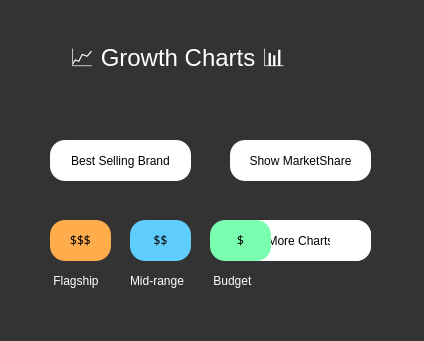
<?xml version="1.0" encoding="UTF-8"?>
<ui version="4.0">
 <class>Frame</class>
 <widget class="QFrame" name="Frame">
  <property name="enabled">
   <bool>true</bool>
  </property>
  <property name="geometry">
   <rect>
    <x>0</x>
    <y>0</y>
    <width>424</width>
    <height>341</height>
   </rect>
  </property>
  <property name="windowTitle">
   <string>Charts</string>
  </property>
  <property name="windowIcon">
   <iconset resource="project51.qrc">
    <normaloff>:/images/circle.png</normaloff>:/images/circle.png</iconset>
  </property>
  <property name="styleSheet">
   <string notr="true">#rbtnf{
background:rgb(255, 172, 76);
}
#rbtnm{
background:rgb(96, 205, 255);
}
#rbtnb{
background:rgb(121, 255, 175);
}
#rbtnf:hover{font-weight:bold}
#rbtnm:hover{font-weight:bold}
#rbtnb:hover{font-weight:bold}
QComboBox{
background-color:white;
border: none;
border-radius: 4px;
}
QRadioButton
{color:white;
}
QLabel
{color:white;
}
#Frame
{background:#333;
}
QPushButton
{background:white;
color:black;
border-radius:15px;
}
QPushButton:hover
{color:black;
border-radius:15px;
background:rgb(159, 255, 157);
}
QTextEdit
{background:rgb(255, 255, 255);
border-radius:15px;
}
QLineEdit
{background:transparent;
border:none;
color: white;
border-bottom:1px solid #e2e2e2;
}</string>
  </property>
  <widget class="QPushButton" name="btnshare">
   <property name="geometry">
    <rect>
     <x>230</x>
     <y>140</y>
     <width>141</width>
     <height>41</height>
    </rect>
   </property>
   <property name="text">
    <string>Show MarketShare</string>
   </property>
  </widget>
  <widget class="QPushButton" name="btnbest">
   <property name="geometry">
    <rect>
     <x>50</x>
     <y>140</y>
     <width>141</width>
     <height>41</height>
    </rect>
   </property>
   <property name="text">
    <string>Best Selling Brand</string>
   </property>
  </widget>
  <widget class="QPushButton" name="btnshow">
   <property name="geometry">
    <rect>
     <x>230</x>
     <y>220</y>
     <width>141</width>
     <height>41</height>
    </rect>
   </property>
   <property name="text">
    <string>More Charts</string>
   </property>
  </widget>
  <widget class="QPushButton" name="btnback">
   <property name="geometry">
    <rect>
     <x>330</x>
     <y>220</y>
     <width>41</width>
     <height>41</height>
    </rect>
   </property>
   <property name="text">
    <string/>
   </property>
   <property name="icon">
    <iconset resource="project51.qrc">
     <normaloff>:/images/back-arrow-1767531-1502435.png</normaloff>:/images/back-arrow-1767531-1502435.png</iconset>
   </property>
   <property name="iconSize">
    <size>
     <width>28</width>
     <height>28</height>
    </size>
   </property>
  </widget>
  <widget class="QLabel" name="label">
   <property name="geometry">
    <rect>
     <x>70</x>
     <y>40</y>
     <width>291</width>
     <height>41</height>
    </rect>
   </property>
   <property name="font">
    <font>
     <pointsize>18</pointsize>
    </font>
   </property>
   <property name="text">
    <string>📈 Growth Charts 📊</string>
   </property>
  </widget>
  <widget class="QPushButton" name="rbtnb">
   <property name="geometry">
    <rect>
     <x>210</x>
     <y>220</y>
     <width>61</width>
     <height>41</height>
    </rect>
   </property>
   <property name="font">
    <font>
     <family>Calibri Light</family>
     <pointsize>9</pointsize>
    </font>
   </property>
   <property name="text">
    <string>$</string>
   </property>
  </widget>
  <widget class="QPushButton" name="rbtnm">
   <property name="geometry">
    <rect>
     <x>130</x>
     <y>220</y>
     <width>61</width>
     <height>41</height>
    </rect>
   </property>
   <property name="font">
    <font>
     <family>Calibri Light</family>
     <pointsize>9</pointsize>
    </font>
   </property>
   <property name="text">
    <string>$$</string>
   </property>
  </widget>
  <widget class="QPushButton" name="rbtnf">
   <property name="geometry">
    <rect>
     <x>50</x>
     <y>220</y>
     <width>61</width>
     <height>41</height>
    </rect>
   </property>
   <property name="font">
    <font>
     <family>Calibri Light</family>
     <pointsize>9</pointsize>
     <weight>50</weight>
     <bold>false</bold>
    </font>
   </property>
   <property name="text">
    <string>$$$</string>
   </property>
  </widget>
  <widget class="QLabel" name="label_2">
   <property name="geometry">
    <rect>
     <x>50</x>
     <y>270</y>
     <width>61</width>
     <height>21</height>
    </rect>
   </property>
   <property name="font">
    <font>
     <pointsize>9</pointsize>
    </font>
   </property>
   <property name="text">
    <string> Flagship</string>
   </property>
  </widget>
  <widget class="QLabel" name="label_3">
   <property name="geometry">
    <rect>
     <x>130</x>
     <y>270</y>
     <width>71</width>
     <height>21</height>
    </rect>
   </property>
   <property name="font">
    <font>
     <pointsize>9</pointsize>
    </font>
   </property>
   <property name="text">
    <string>Mid-range</string>
   </property>
  </widget>
  <widget class="QLabel" name="label_4">
   <property name="geometry">
    <rect>
     <x>210</x>
     <y>270</y>
     <width>71</width>
     <height>21</height>
    </rect>
   </property>
   <property name="font">
    <font>
     <pointsize>9</pointsize>
    </font>
   </property>
   <property name="text">
    <string> Budget</string>
   </property>
  </widget>
 </widget>
 <resources>
  <include location="project51.qrc"/>
 </resources>
 <connections/>
</ui>
